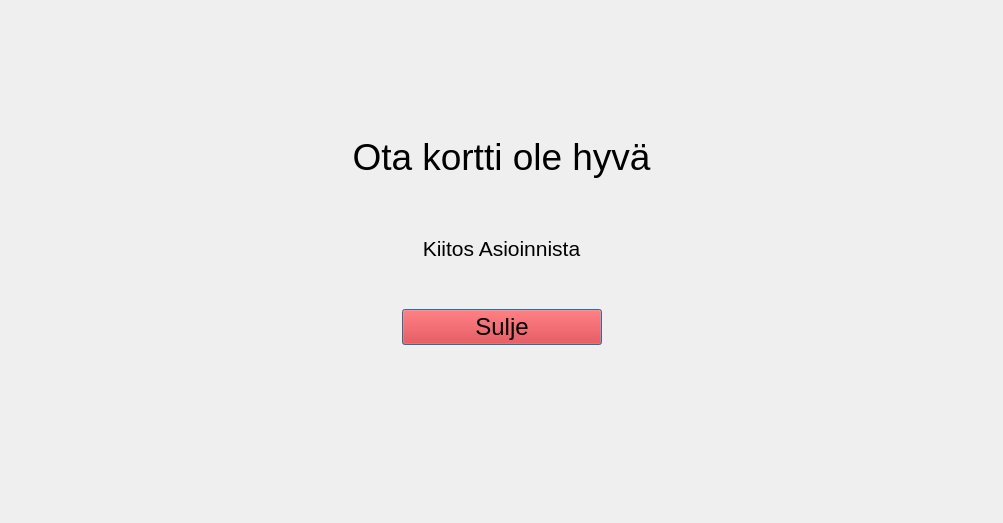
<?xml version="1.0" encoding="UTF-8"?>
<ui version="4.0">
 <class>signout</class>
 <widget class="QDialog" name="signout">
  <property name="geometry">
   <rect>
    <x>0</x>
    <y>0</y>
    <width>1003</width>
    <height>523</height>
   </rect>
  </property>
  <property name="windowTitle">
   <string>Dialog</string>
  </property>
  <layout class="QGridLayout" name="gridLayout">
   <item row="3" column="2">
    <widget class="QLabel" name="label_4">
     <property name="text">
      <string> </string>
     </property>
    </widget>
   </item>
   <item row="4" column="1">
    <widget class="QLabel" name="label_3">
     <property name="maximumSize">
      <size>
       <width>16777215</width>
       <height>100</height>
      </size>
     </property>
     <property name="text">
      <string> </string>
     </property>
    </widget>
   </item>
   <item row="3" column="1">
    <widget class="QPushButton" name="BtnClose">
     <property name="maximumSize">
      <size>
       <width>200</width>
       <height>16777215</height>
      </size>
     </property>
     <property name="font">
      <font>
       <pointsize>18</pointsize>
      </font>
     </property>
     <property name="cursor">
      <cursorShape>PointingHandCursor</cursorShape>
     </property>
     <property name="styleSheet">
      <string notr="true">background-color: rgb(255, 0, 0);</string>
     </property>
     <property name="text">
      <string>Sulje</string>
     </property>
    </widget>
   </item>
   <item row="2" column="0" colspan="3">
    <widget class="QLabel" name="label_2">
     <property name="maximumSize">
      <size>
       <width>16777215</width>
       <height>50</height>
      </size>
     </property>
     <property name="font">
      <font>
       <pointsize>16</pointsize>
      </font>
     </property>
     <property name="text">
      <string>Kiitos Asioinnista</string>
     </property>
     <property name="alignment">
      <set>Qt::AlignCenter</set>
     </property>
    </widget>
   </item>
   <item row="1" column="0" colspan="3">
    <widget class="QLabel" name="label">
     <property name="maximumSize">
      <size>
       <width>16777215</width>
       <height>60</height>
      </size>
     </property>
     <property name="font">
      <font>
       <pointsize>28</pointsize>
      </font>
     </property>
     <property name="text">
      <string>Ota kortti ole hyvä</string>
     </property>
     <property name="alignment">
      <set>Qt::AlignCenter</set>
     </property>
    </widget>
   </item>
   <item row="0" column="0">
    <widget class="QLabel" name="label_5">
     <property name="maximumSize">
      <size>
       <width>16777215</width>
       <height>50</height>
      </size>
     </property>
     <property name="text">
      <string> </string>
     </property>
    </widget>
   </item>
  </layout>
 </widget>
 <resources/>
 <connections/>
</ui>
